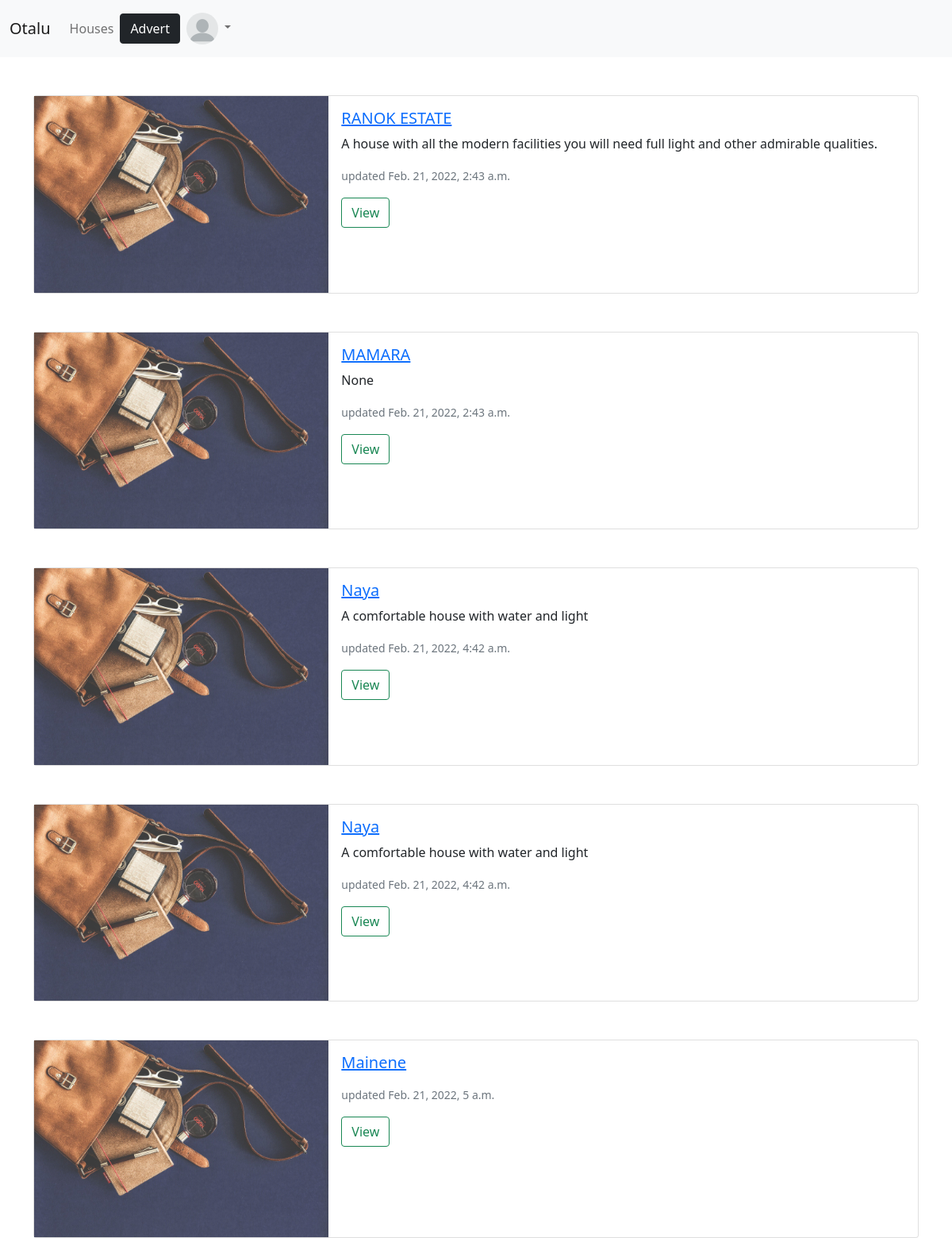
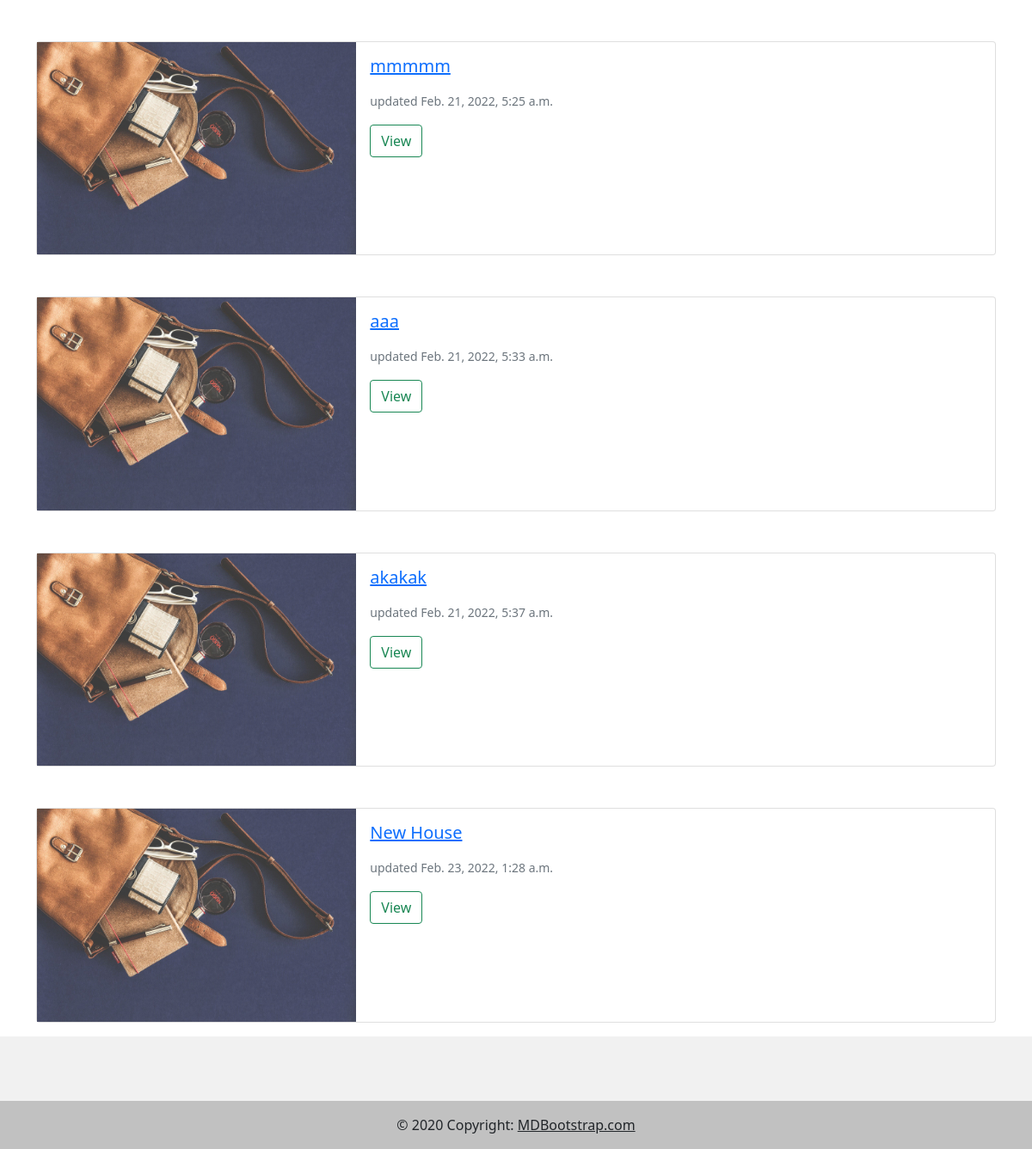
Screenshot of /houses/ with the database file from the repository (2 pictures, top to bottom).
### houses/models.py (models this page shows, shortened)
class House(models.Model):
    id = models.UUIDField(primary_key=True,default=uuid.uuid4,editable=False)
    title = models.CharField(max_length=200)
    rooms = models.IntegerField( blank=True, null=True)
    bathroom = models.CharField(max_length = 10, choices=BATHROOM_CHOICES, blank=True, null=True)
    date_created = models.DateTimeField(auto_now_add=True, blank=True, null=True)
    description = models.TextField(max_length=100, blank=True, null=True)
    author = models.CharField(max_length=200)
    price = models.DecimalField(max_digits=8, decimal_places=0)
    security = models.CharField(max_length = 10, choices=SECURITY_CHOICES, blank=True, null=True)
    fenced = models.CharField(max_length = 10, choices=FENCED_CHOICES, blank=True, null=True)
    electricity = models.CharField(max_length = 10, choices=ELECTRICITY_CHOICES,blank=True, null=True)
    water = models.CharField(max_length = 10, choices=WATER_CHOICES, blank=True, null=True)
    water_availability = models.CharField(max_length = 20, choices=WATER_AVAILABILITY_CHOICES, blank=True, null=True)
    party = models.CharField(max_length = 20, choices=PARTY_CHOICES, blank=True, null=True)
    smoking = models.CharField(max_length = 20, choices=SMOKING_CHOICES, blank=True, null=True)
    def get_absolute_url(self):
        return reverse('house_detail', kwargs={'pk': str(self.pk)})

### houses/views.py (the view)
# urls.py: path('', HouseListView.as_view(), name='house_list'),
class HouseListView(ListView):
    model = House
    context_object_name = 'house_list'
    template_name = 'house/house_list.html'

### templates/house/house_list.html (shortened to what this page needs)
{% extends 'base.html' %}
{% load static %}
{% block content %}
  {% for house in house_list %}
  <div class="container-sm ">
    <div class="card mb-3 mt-5 " style="max-height: ;">
      <div class="row g-0">
        <div class="col-md-4">
          <img src="{% static 'images/bag.jpg' %}" class="img-fluid " style="max-height: ;" alt="...">
        </div>
        <div class="col-md-8">
          <div class="card-body">
            <h5 class="card-title"><a href="{{ house.get_absolute_url }}">{{ house.title }}</a></h5>
            <p class="card-text">{{house.description}}</p>
            <p class="card-text"><small class="text-muted">updated {{house.date_created}}</small></p>
            <input type="button" class="btn btn-outline-success" value="View">
          </div>
        </div>
      </div>
    </div>
  </div>
  {% endfor %}
  {% endblock content %}

### templates/base.html (shortened to what this page needs)
{% load static %}
<!DOCTYPE html>
<html lang="en">
<head>
    <link href="https://cdn.jsdelivr.net/npm/bootstrap@5.1.3/dist/css/bootstrap.min.css" rel="stylesheet">
</head>
<body>
    <nav class="navbar navbar-expand-lg navbar-light bg-light">
      <div class="container-fluid">
        <a class="navbar-brand" href="{% url 'home' %}">Otalu</a>
        <div class="collapse navbar-collapse" id="navbarTogglerDemo02">
          <ul class="navbar-nav me-auto mb-2 mb-lg-0">
            <li class="nav-item">
              <a class="nav-link" href="{% url 'house_list' %}">Houses</a>
            </li>
          </ul>
            <a href="{% url 'advert' %}"> <button type="button" class="btn btn-dark">Advert</button></a>
          <div class="collapse navbar-collapse" id="navbarNavDarkDropdown">
            <ul class="navbar-nav">
              <li class="nav-item dropdown">
                <a class="nav-link dropdown-toggle" href="#" id="navbarDarkDropdownMenuLink" role="button" data-bs-toggle="dropdown" aria-expanded="false">
                    <img src="{% static 'images/blank_profile.png' %}" alt="" class="ml-5" style="height: 40px; width: 40px;border-radius: 100%;">
                </a>
              </li>
            </ul>
          </div>
        </div>
      </div>
    </nav>
    {% block content %}
    {% endblock content %}
<footer class="text-center text-white" style="background-color: #f1f1f1;">
  <div class="container pt-4">
    <section class="mb-4">
      <a
        class="btn btn-link btn-floating btn-lg text-dark m-1"
        href="#!"
        role="button"
        data-mdb-ripple-color="dark"
        ></a>
      <a
        class="btn btn-link btn-floating btn-lg text-dark m-1"
        href="#!"
        role="button"
        data-mdb-ripple-color="dark"
        ></a>
      <a
        class="btn btn-link btn-floating btn-lg text-dark m-1"
        href="#!"
        role="button"
        data-mdb-ripple-color="dark"
        ></a>
      <a
        class="btn btn-link btn-floating btn-lg text-dark m-1"
        href="#!"
        role="button"
        data-mdb-ripple-color="dark"
        ></a>
      <a
        class="btn btn-link btn-floating btn-lg text-dark m-1"
        href="#!"
        role="button"
        data-mdb-ripple-color="dark"
        ></a>
      <a
        class="btn btn-link btn-floating btn-lg text-dark m-1"
        href="#!"
        role="button"
        data-mdb-ripple-color="dark"
        ></a>
    </section>
  </div>
  <div class="text-center text-dark p-3" style="background-color: rgba(0, 0, 0, 0.2);">
    © 2020 Copyright:
    <a class="text-dark" href="https://mdbootstrap.com/">MDBootstrap.com</a>
  </div>
</footer>
</body>
</html>

### rows the page displays
House: title "RANOK ESTATE", description "A house with all the modern facilities you will need full light and other admirable qualities.", date_created "Feb. 21, 2022, 2:43 a.m."
House: title "MAMARA", description "None", date_created "Feb. 21, 2022, 2:43 a.m."
House: title "Naya", description "A comfortable house with water and light", date_created "Feb. 21, 2022, 4:42 a.m."
House: title "Naya", description "A comfortable house with water and light", date_created "Feb. 21, 2022, 4:42 a.m."
House: title "Mainene", date_created "Feb. 21, 2022, 5 a.m."
House: title "mmmmm", date_created "Feb. 21, 2022, 5:25 a.m."
House: title "aaa", date_created "Feb. 21, 2022, 5:33 a.m."
House: title "akakak", date_created "Feb. 21, 2022, 5:37 a.m."
House: title "New House", date_created "Feb. 23, 2022, 1:28 a.m."
